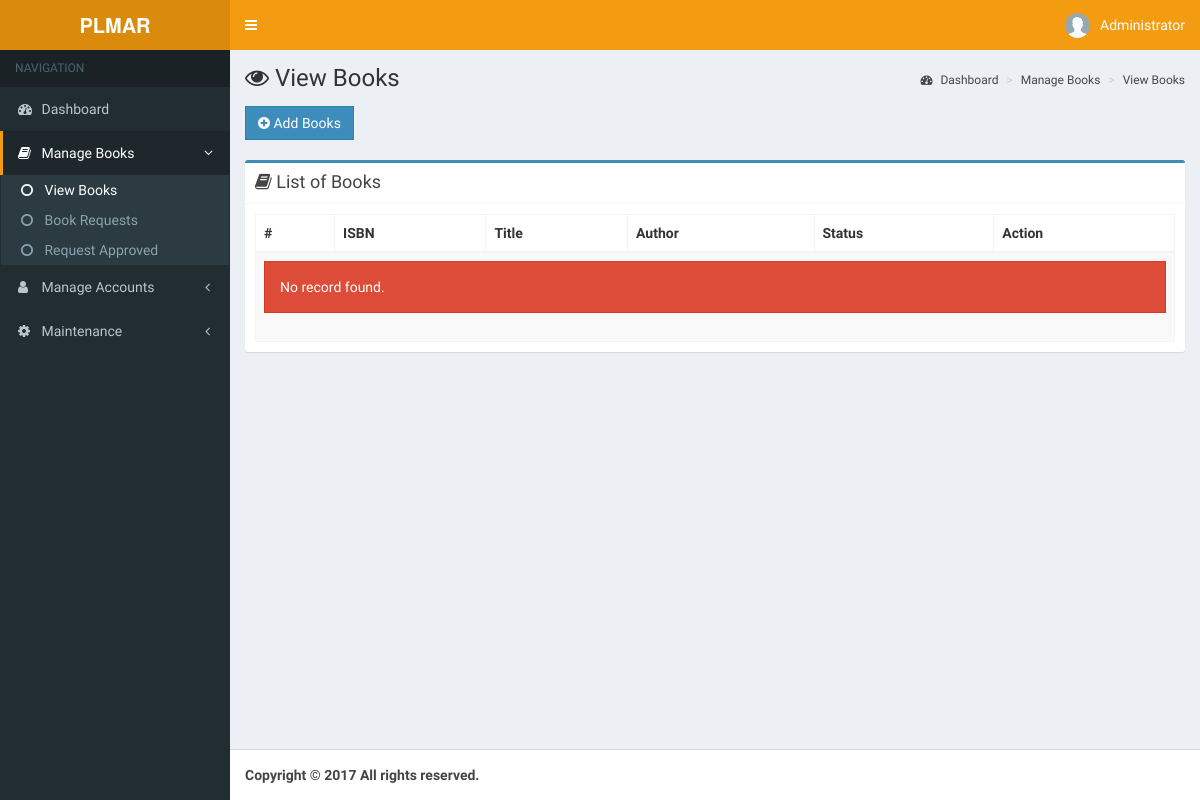
/pages/admin/view-books.php (signed in), run on an earlier commit of the app's database.
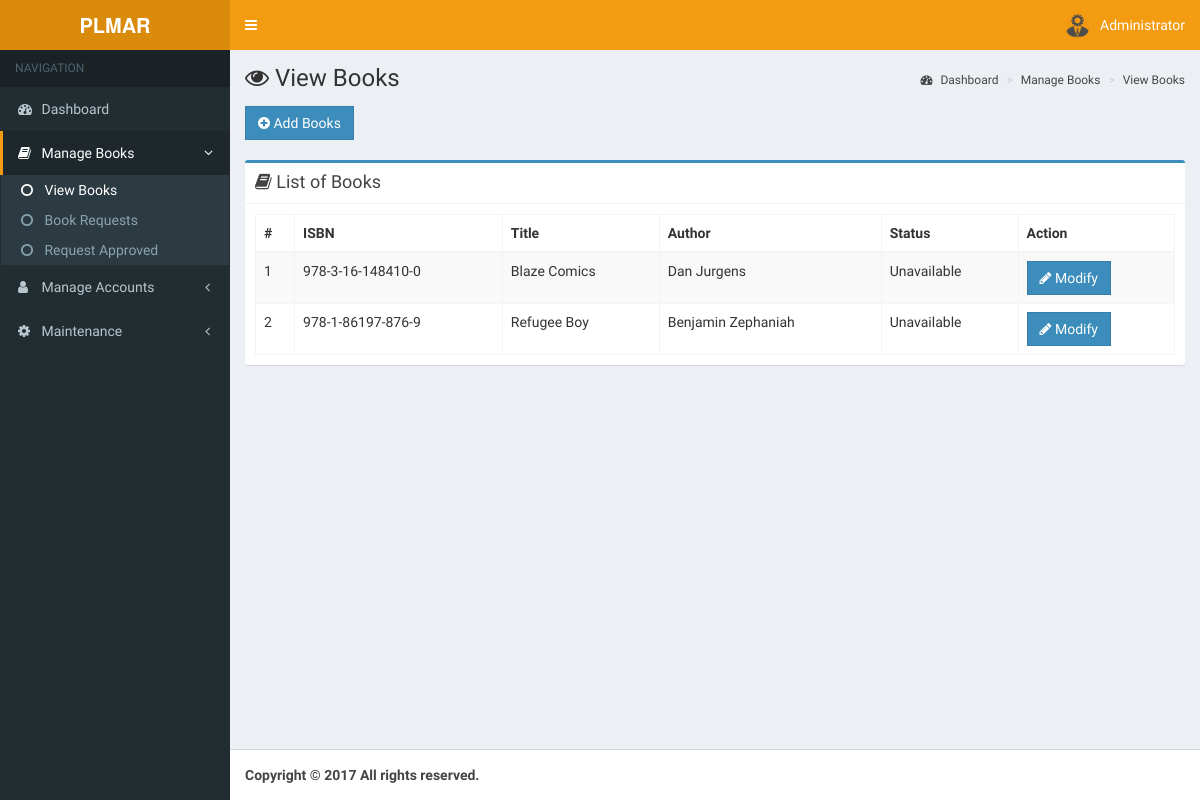
And on a later commit of the database.
### tables this page shows
CREATE TABLE `pl_account_tbl` (
  `id` int(11) NOT NULL,
  `image` varchar(255) NOT NULL,
  `student_id` varchar(255) NOT NULL,
  `name` varchar(255) NOT NULL,
  `email` varchar(255) NOT NULL,
  `gender` varchar(255) NOT NULL,
  `username` varchar(255) NOT NULL,
  `password` varchar(255) NOT NULL,
  `role` varchar(255) NOT NULL,
  `date` timestamp NOT NULL DEFAULT CURRENT_TIMESTAMP ON UPDATE CURRENT_TIMESTAMP
);

CREATE TABLE `pl_books_tbl` (
  `id` int(11) NOT NULL,
  `isbn` varchar(255) NOT NULL,
  `title` varchar(255) NOT NULL,
  `category` varchar(255) NOT NULL,
  `author` varchar(255) NOT NULL,
  `publisher` varchar(255) NOT NULL,
  `description` varchar(1000) NOT NULL,
  `status` varchar(255) NOT NULL,
  `requesting` int(11) NOT NULL,
  `published_date` varchar(255) NOT NULL
);

### pages/admin/view-books.php (the view, shortened to what this page needs)
<?php
include '../../functions/functions.php';
$query = $db->query("SELECT * FROM pl_account_tbl WHERE id = ".$_SESSION['admin']);
$row = $query->fetch_object();
$name = $row->name;
$image = $row->image;
?>
<!DOCTYPE html>
<html>
<head>
  <link rel="stylesheet" href="../../bootstrap/css/bootstrap.min.css">
  <link rel="stylesheet" href="https://cdnjs.cloudflare.com/ajax/libs/font-awesome/4.5.0/css/font-awesome.min.css">
  <link rel="stylesheet" href="https://cdnjs.cloudflare.com/ajax/libs/ionicons/2.0.1/css/ionicons.min.css">
  <link rel="stylesheet" href="../../dist/css/AdminLTE.min.css">
  <link rel="stylesheet" href="../../plugins/select2/select2.min.css">
  <link rel="stylesheet" href="../../dist/css/skins/skin-yellow.min.css">
  <link rel="stylesheet" type="text/css" href="../../dist/sweetalert/dist/sweetalert.css">
  <link rel="stylesheet" type="text/css" href="../../dist/sweetalert/themes/twitter/twitter.css">
  <link href="../../plugins/datatables.net-bs/css/dataTables.bootstrap.min.css" rel="stylesheet">
  <link href="../../plugins/datatables.net-buttons-bs/css/buttons.bootstrap.min.css" rel="stylesheet">
  <link href="../../plugins/datatables.net-fixedheader-bs/css/fixedHeader.bootstrap.min.css" rel="stylesheet">
  <link href="../../plugins/datatables.net-responsive-bs/css/responsive.bootstrap.min.css" rel="stylesheet">
  <link href="../../plugins/datatables.net-scroller-bs/css/scroller.bootstrap.min.css" rel="stylesheet">
</head>
<body class="hold-transition skin-yellow sidebar-mini">
<div class="wrapper">
  <header class="main-header">
    <a class="logo">
      <span class="logo-lg"><b>PLMAR</b></span>
    </a>
    <nav class="navbar navbar-static-top" role="navigation">
      <a href="#" class="sidebar-toggle" data-toggle="offcanvas" role="button">
      </a>
      <div class="navbar-custom-menu">
        <ul class="nav navbar-nav">
          <li class="dropdown user user-menu">
            <a href="#" class="dropdown-toggle" data-toggle="dropdown">
              <img src="../../<?php echo $image?>" class="user-image" alt="User Image">
              <span class="hidden-xs"><?php echo$name?></span>
            </a>
          </li>
        </ul>
      </div>
    </nav>
  </header>
  <aside class="main-sidebar">
    <section class="sidebar">
      <ul class="sidebar-menu">
        <li class="header">NAVIGATION</li>
        <li ><a href="dashboard.php"><i class="fa fa-dashboard"></i> <span>Dashboard</span></a></li>
        <li class="treeview active">
          <a href="#">
            <i class="fa fa-book"></i> <span> Manage Books</span>
            <span class="pull-right-container">
              <i class="fa fa-angle-left pull-right"></i>
            </span>
          </a>
          <ul class="treeview-menu">
            <li class="active"><a href="view-books.php"><i class="fa fa-circle-o"></i> View Books</a></li>
            <li><a href="book-requests.php"><i class="fa fa-circle-o"></i> Book Requests</a></li>
            <li><a href="request-approved.php"><i class="fa fa-circle-o"></i> Request Approved</a></li>
          </ul>
        </li>
        <li class="treeview">
          <a href="#">
            <i class="fa fa-user"></i> <span> Manage Accounts</span>
            <span class="pull-right-container">
              <i class="fa fa-angle-left pull-right"></i>
            </span>
          </a>
        </li>
        <li class="treeview">
          <a href="#">
            <i class="fa fa-gear"></i> <span> Maintenance</span>
            <span class="pull-right-container">
              <i class="fa fa-angle-left pull-right"></i>
            </span>
          </a>
        </li>
      </ul>
    </section>
  </aside>
  <div class="content-wrapper">
    <section class="content-header">
      <h1><i class="fa fa-eye"></i> View Books</h1>
      <ol class="breadcrumb">
        <li><a href="#"><i class="fa fa-dashboard"></i> Dashboard</a></li>
        <li><a href="#">Manage Books</a></li>
        <li class="active"><a href="#">View Books</a></li>
      </ol>
    </section>
    <section class="content">
    <div class="row">
      <div class="col-md-12 col-xs-12">
        <a href="add-books.php" class="btn btn-primary flat"><i class="fa fa-plus-circle"></i> Add Books</a>
      </div>
    </div>
    <br>
    <div class="row">
        <div class="col-md-12 col-xs-12">
          <div class="box box-primary">
            <div class="box-header with-border">
              <h3 class="box-title"><i class="fa fa-book"></i> List of Books</h3>
            </div>
              <div class="box-body">
                <table id="datatable-responsive" class="table table-striped table-bordered dt-responsive nowrap" cellspacing="0" width="100%">
                      <thead>
                        <tr>
                          <th>#</th>
                          <th>ISBN</th>
                          <th>Title</th>
                          <th>Author</th>
                          <th>Status</th>
                          <th>Action</th>
                        </tr>
                      </thead>
                      <tbody>
                         <?php
                            global $db;
                            $sql = "SELECT * FROM pl_books_tbl";
                            $i = 1;
                            $query = $db->query($sql);
                            $check = $query->num_rows;
                            if($check < 1) {
                              echo '<td colspan=6><div class="alert alert-danger flat">No record found.</div></td>';
                            } else {
                            while ($row = $query->fetch_object()) {
                              echo
                              '
                              <tr>
                              <td>'.$i++.'</td>
                              <td>'.$row->isbn.'</td>
                              <td>'.$row->title.'</td>
                              <td>'.$row->author.'</td>
                              <td>'.$row->status.'</td>
                              <td>
                              <a href="modify-books.php?id='.$row->id.'"
                              class="btn btn-primary flat"><i class="fa fa-pencil"></i> Modify </a></td>
                              </tr>
                              ';
                            }
                          }
                         ?>
                      </tbody>
                    </table>
              </div>
          </div>
          </div>
    </div>
    </section>
  </div>
  <footer class="main-footer">
    <strong>Copyright &copy; <?php echo date('Y')?> All rights reserved.
  </footer>
</div>
</body>
</html>

What changed in the data, as far as the page shows it:
changed pl_account_tbl "Administrator": image: a different picture
added pl_books_tbl: isbn "978-3-16-148410-0", title "Blaze Comics", author "Dan Jurgens", status "Unavailable"
added pl_books_tbl: isbn "978-1-86197-876-9", title "Refugee Boy", author "Benjamin Zephaniah", status "Unavailable"
Also different on the page:
text no longer shown: "No record found."
